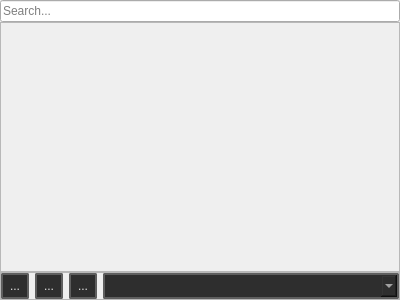
<?xml version="1.0" encoding="UTF-8"?>
<ui version="4.0">
 <class>Form</class>
 <widget class="QWidget" name="Form">
  <property name="geometry">
   <rect>
    <x>0</x>
    <y>0</y>
    <width>400</width>
    <height>300</height>
   </rect>
  </property>
  <property name="windowTitle">
   <string>Form</string>
  </property>
  <layout class="QVBoxLayout" name="verticalLayout">
   <property name="spacing">
    <number>0</number>
   </property>
   <property name="leftMargin">
    <number>0</number>
   </property>
   <property name="topMargin">
    <number>0</number>
   </property>
   <property name="rightMargin">
    <number>0</number>
   </property>
   <property name="bottomMargin">
    <number>0</number>
   </property>
   <item>
    <widget class="QLineEdit" name="variables_scroll_area_searchbar">
     <property name="placeholderText">
      <string>Search...</string>
     </property>
    </widget>
   </item>
   <item>
    <widget class="QScrollArea" name="variables_QscrollArea">
     <property name="widgetResizable">
      <bool>true</bool>
     </property>
     <widget class="QWidget" name="variables_scrollArea_widget">
      <property name="geometry">
       <rect>
        <x>0</x>
        <y>0</y>
        <width>398</width>
        <height>248</height>
       </rect>
      </property>
      <property name="styleSheet">
       <string notr="true"/>
      </property>
      <layout class="QVBoxLayout" name="verticalLayout_2">
       <property name="leftMargin">
        <number>0</number>
       </property>
       <property name="topMargin">
        <number>0</number>
       </property>
       <property name="rightMargin">
        <number>0</number>
       </property>
       <property name="bottomMargin">
        <number>0</number>
       </property>
       <item>
        <layout class="QVBoxLayout" name="variables_scrollArea">
         <property name="spacing">
          <number>0</number>
         </property>
         <item>
          <spacer name="verticalSpacer_2">
           <property name="orientation">
            <enum>Qt::Orientation::Vertical</enum>
           </property>
           <property name="sizeHint" stdset="0">
            <size>
             <width>20</width>
             <height>40</height>
            </size>
           </property>
          </spacer>
         </item>
        </layout>
       </item>
      </layout>
     </widget>
    </widget>
   </item>
   <item>
    <widget class="QFrame" name="frame">
     <property name="minimumSize">
      <size>
       <width>0</width>
       <height>0</height>
      </size>
     </property>
     <property name="maximumSize">
      <size>
       <width>16777215</width>
       <height>28</height>
      </size>
     </property>
     <property name="frameShape">
      <enum>QFrame::Shape::StyledPanel</enum>
     </property>
     <property name="frameShadow">
      <enum>QFrame::Shadow::Raised</enum>
     </property>
     <layout class="QHBoxLayout" name="horizontalLayout">
      <property name="leftMargin">
       <number>0</number>
      </property>
      <property name="topMargin">
       <number>0</number>
      </property>
      <property name="rightMargin">
       <number>0</number>
      </property>
      <property name="bottomMargin">
       <number>0</number>
      </property>
      <item>
       <widget class="QToolButton" name="paste_variable_button">
        <property name="maximumSize">
         <size>
          <width>28</width>
          <height>28</height>
         </size>
        </property>
        <property name="toolTip">
         <string>&lt;html&gt;&lt;head/&gt;&lt;body&gt;&lt;p&gt;Paste variable&lt;/p&gt;&lt;/body&gt;&lt;/html&gt;</string>
        </property>
        <property name="styleSheet">
         <string notr="true">
    /* QPushButton default and hover styles */
    QToolButton {

        font: 580 9pt &quot;Segoe UI&quot;;


        border: 2px solid black;
        border-radius: 2px;
        border-color: rgba(94, 94, 94, 255);
        height:22px;
        padding-top: 2px;
        padding-bottom:2px;
        padding-left: 4px;
        padding-right: 4px;
        color: #e5e5e5;
        background-color: #2e2e2e;
    }
    QToolButton:hover {
        background-color: #515965;
        color: white;
    }
    QToolButton:pressed {
        background-color: red;
        background-color: #2e2e2e;
        margin: 1 px;
        margin-left: 2px;
        margin-right: 2px;

    }</string>
        </property>
        <property name="text">
         <string>...</string>
        </property>
        <property name="icon">
         <iconset resource="../../resources.qrc">
          <normaloff>:/icons/content_paste_24dp.svg</normaloff>:/icons/content_paste_24dp.svg</iconset>
        </property>
        <property name="iconSize">
         <size>
          <width>20</width>
          <height>20</height>
         </size>
        </property>
       </widget>
      </item>
      <item>
       <widget class="QToolButton" name="add_new_category_button">
        <property name="maximumSize">
         <size>
          <width>28</width>
          <height>28</height>
         </size>
        </property>
        <property name="toolTip">
         <string>&lt;html&gt;&lt;head/&gt;&lt;body&gt;&lt;p&gt;Create category&lt;/p&gt;&lt;/body&gt;&lt;/html&gt;</string>
        </property>
        <property name="styleSheet">
         <string notr="true">
    /* QPushButton default and hover styles */
    QToolButton {

        font: 580 9pt &quot;Segoe UI&quot;;


        border: 2px solid black;
        border-radius: 2px;
        border-color: rgba(94, 94, 94, 255);
        height:22px;
        padding-top: 2px;
        padding-bottom:2px;
        padding-left: 4px;
        padding-right: 4px;
        color: #e5e5e5;
        background-color: #2e2e2e;
    }
    QToolButton:hover {
        background-color: #515965;
        color: white;
    }
    QToolButton:pressed {
        background-color: red;
        background-color: #2e2e2e;
        margin: 1 px;
        margin-left: 2px;
        margin-right: 2px;

    }</string>
        </property>
        <property name="text">
         <string>...</string>
        </property>
        <property name="icon">
         <iconset resource="../../resources.qrc">
          <normaloff>:/icons/create_new_folder_24dp.svg</normaloff>:/icons/create_new_folder_24dp.svg</iconset>
        </property>
        <property name="iconSize">
         <size>
          <width>20</width>
          <height>20</height>
         </size>
        </property>
       </widget>
      </item>
      <item>
       <widget class="QToolButton" name="add_new_variable_button">
        <property name="maximumSize">
         <size>
          <width>28</width>
          <height>28</height>
         </size>
        </property>
        <property name="toolTip">
         <string>&lt;html&gt;&lt;head/&gt;&lt;body&gt;&lt;p&gt;Create variable&lt;/p&gt;&lt;/body&gt;&lt;/html&gt;</string>
        </property>
        <property name="styleSheet">
         <string notr="true">
    /* QPushButton default and hover styles */
    QToolButton {

        font: 580 9pt &quot;Segoe UI&quot;;


        border: 2px solid black;
        border-radius: 2px;
        border-color: rgba(94, 94, 94, 255);
        height:22px;
        padding-top: 2px;
        padding-bottom:2px;
        padding-left: 4px;
        padding-right: 4px;
        color: #e5e5e5;
        background-color: #2e2e2e;
    }
    QToolButton:hover {
        background-color: #515965;
        color: white;
    }
    QToolButton:pressed {
        background-color: red;
        background-color: #2e2e2e;
        margin: 1 px;
        margin-left: 2px;
        margin-right: 2px;

    }</string>
        </property>
        <property name="text">
         <string>...</string>
        </property>
        <property name="icon">
         <iconset resource="../../resources.qrc">
          <normaloff>:/icons/add_24dp.svg</normaloff>:/icons/add_24dp.svg</iconset>
        </property>
        <property name="iconSize">
         <size>
          <width>20</width>
          <height>20</height>
         </size>
        </property>
       </widget>
      </item>
      <item>
       <widget class="QComboBox" name="add_new_variable_combobox">
        <property name="styleSheet">
         <string notr="true">QMenu {
background-color: red;
 }

QMenu::item {
    padding: 5px 10px;
    font: 580 8pt &quot;Segoe UI&quot;;
    border: 2px solid black;
    border-radius: 4px;
    border-color: rgba(94, 94, 94, 255);
    color: #e5e5e5;
}
QMenu::item:selected {
    background-color: #515965;
    color: white;
}
QWidget {
    background-color: #272727;
    outline: none;
}

QWidget:item:checked {
    background-color: #272727;
    color: white;
}

QWidget:item:selected {
    background-color: #515965;
    color: white;
    border: 0px;
}



QMenu {
    background-color: #2f2f31;
    color: #FFFFFF;
    border: 1px solid #636363;
    /* padding-top: 5px; */
    /* padding-bottom: 5px; */
    border: 2px solid black;
    border-radius: 4px;
    border-color: rgba(94, 94, 94, 255);
}

QMenu::item {
    font: 580 8pt &quot;Segoe UI&quot;;
    border-top: 2px solid black;
    border: 0px;
    border-radius: 2px;
    border-color: rgba(94, 94, 94, 255);
    padding-left: 12px;
    padding-right: 12px;
    color: #e5e5e5;
}

QMenu::item:selected {
    background-color: #727272;
    color: #FFFFFF;
}

QMenu::separator {
    height: 1px;
    background: #b1b1b1;
    margin: 5px 0;
}

QMenu::indicator {
    width: 13px;
    height: 13px;
}

QMenu::indicator:checked {
    image: url(:/icons/check_16dp.svg);
}

QMenu::indicator:unchecked {
    image: url(:/icons/check_box_outline_blank_16dp.svg);
}


QComboBox {
    font: 580 8pt &quot;Segoe UI&quot;;
    border: 2px solid black;
    border-radius: 2px;
    border-color: rgba(94, 94, 94, 255);
    height: 12px;
    padding-top: 5px;
    padding-bottom: 5px;
    color: #e5e5e5;
    background-color: #2e2e2e;
    padding-left: 5px;
}

QComboBox:hover {
    background-color: #515965;
    color: white;
}

QComboBox:pressed {
    background-color: #3f4041;
    color: white;
}

QComboBox:item {
    font: 580 8pt &quot;Segoe UI&quot;;
    color: #e5e5e5;
    padding-left: 5px;
    background-color: #2e2e2e;
    border-style: none;
}

QComboBox::drop-down {
    color: #e5e5e5;
    padding: 2px;
    background: url(://icons/arrow_drop_down_16dp.svg) no-repeat center;
    border-bottom: 0px solid black;
    border-top: 0px solid black;
    border-right: 0px;
    border-left: 2px solid;
    margin-left: 5px;
    padding: 5px;
    width: 7px;
    border-color: rgba(94, 94, 94, 255);
    background-color: #2e2e2e;
}


QComboBox QAbstractItemView {
    border: 2px solid gray;
    border-color: rgba(94, 94, 94, 255);
    selection-background-color: #515965;
    background-color: #2e2e2e;
}


QComboBox QAbstractItemView::item {
    height: 16px; /* Set the height of each item */
    padding: 4px; /* Add padding to each item */
    padding-left: 5px;
    padding-right: 5px;
    color: #ff939393;
    border-style: none;
    border-bottom: 0.5px solid black;
    border-color: rgba(255, 255, 255, 10);
}


QComboBox QAbstractItemView::item:selected {
    height: 16px; /* Set the height of each item */
    padding: 4px; /* Add padding to each item */
    padding-left: 5px;
    padding-right: 5px;
    background-color: #515965;
    color: white;
    border: none; /* Remove border */
    outline: none; /* Remove outline */
}</string>
        </property>
       </widget>
      </item>
     </layout>
    </widget>
   </item>
  </layout>
 </widget>
 <resources>
  <include location="../../resources.qrc"/>
 </resources>
 <connections/>
</ui>
